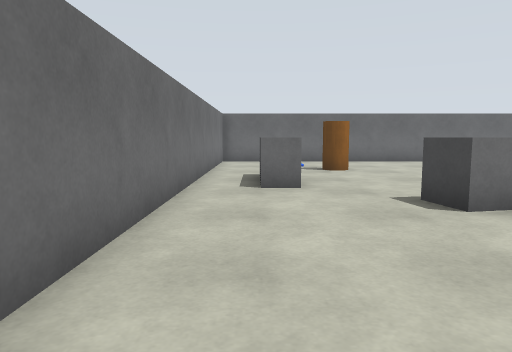
view 1 (above)

17 first-person views from a walk through a Gazebo world. The camera is 1 m above the floor, tilts 6° down and sees 70° across. The floor is counted in squares, 1 m on a side. Each view is taken from the middle of a square. On the plan, view 1 faces up. The plan holds only what a view shows up to about 13 squares ahead; the rest is blank. The place goes on beyond the plan.

view 2
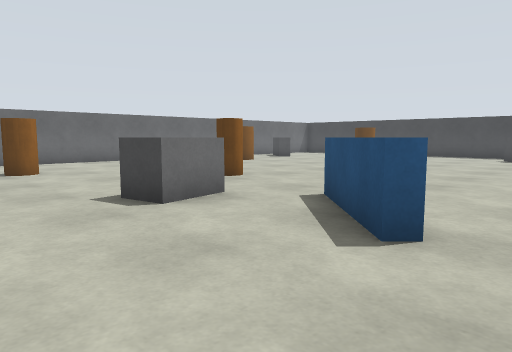

view 3
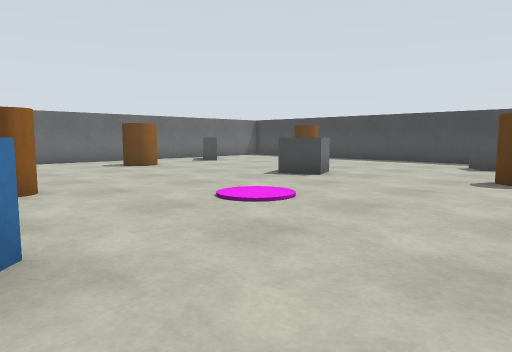

view 4
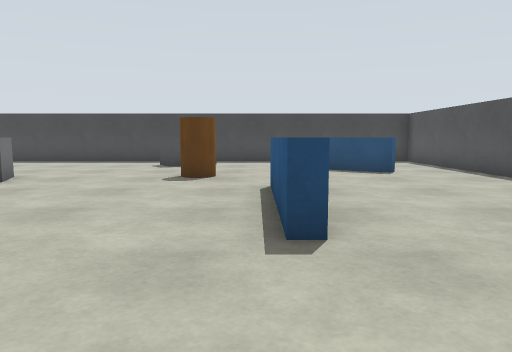

view 5
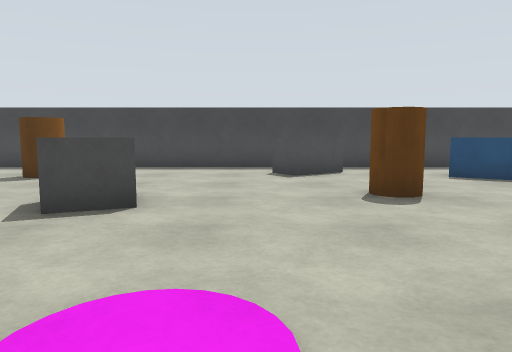

view 6
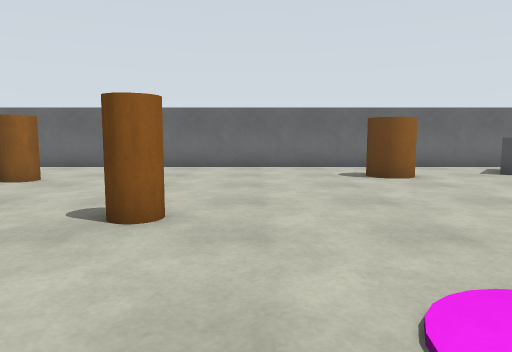

view 7
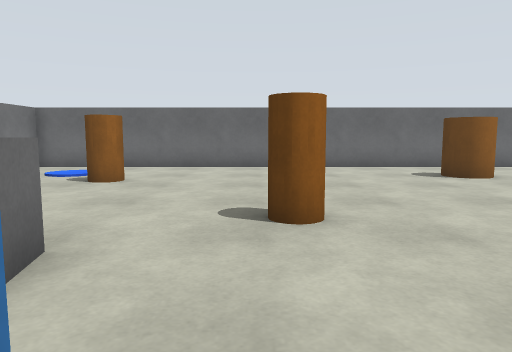

view 8
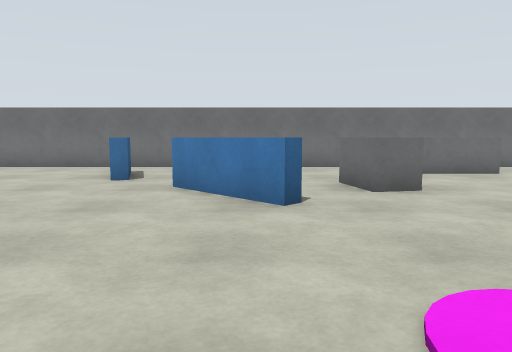

view 9
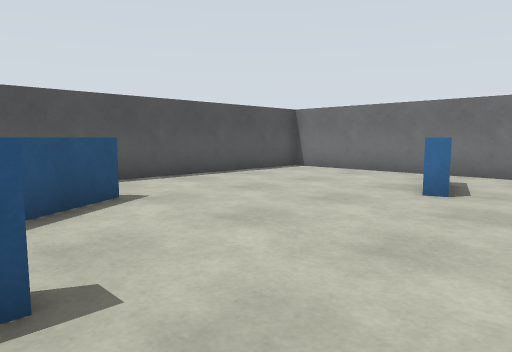

view 10
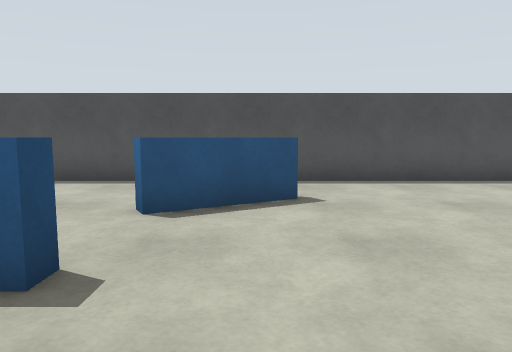

view 11
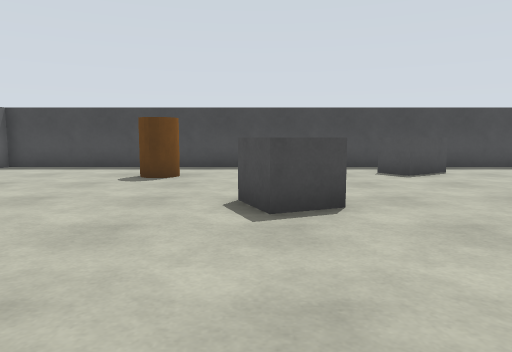

view 12
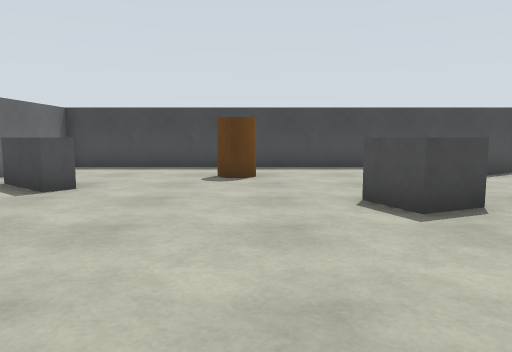

view 13
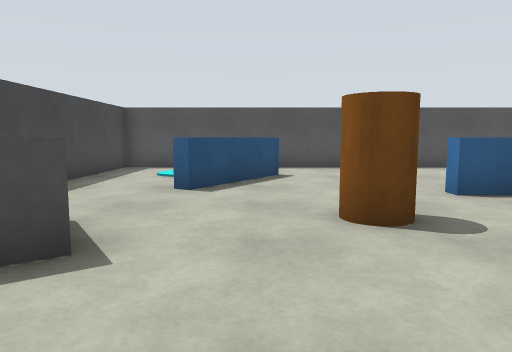

view 14
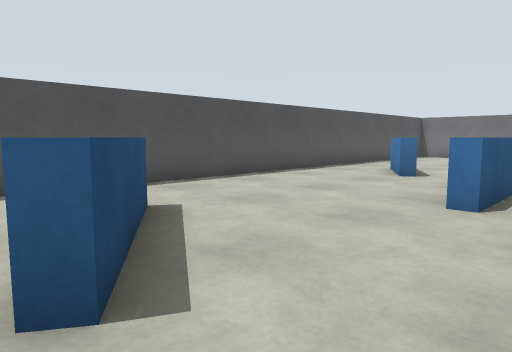

view 15
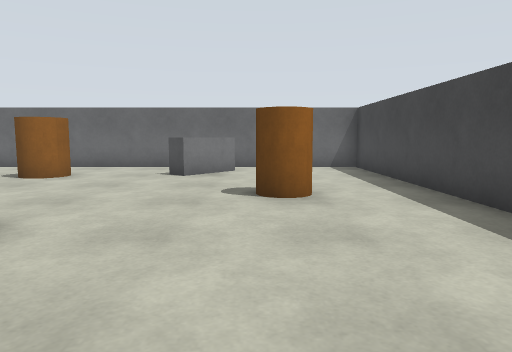

view 16
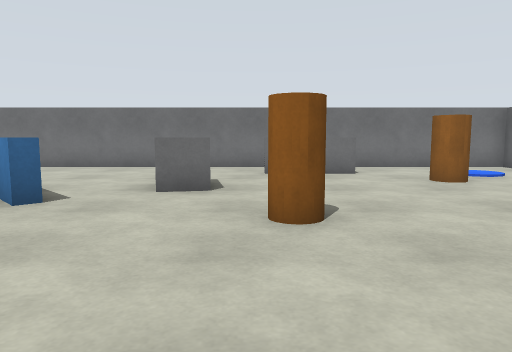

view 17
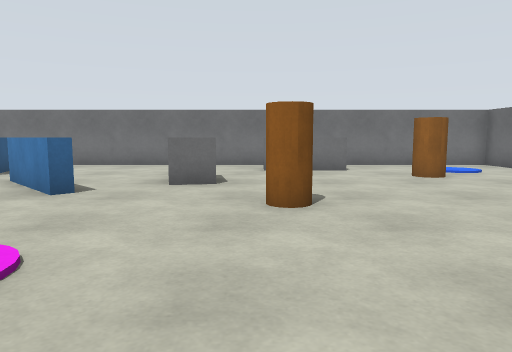

### Floor plan
Points are (right, up) in squares from view 1. A wall is a line through its corners. A room is listed if a view was taken in it or the views show most of it. See-through windows are left out.
Room 1 (views 1, 2, 3, 4, 5, 6, 7, 8, 9, 10, 11, 12, 13, 14, 15, 16, 17)
walls: (-1.2, -6.4) (20.4, -6.4) (20.4, 15.4) (-1.4, 15.4) (-1.4, -6.1)
low walls: (5.7, 3.4) (3.6, 1.3) (3.3, 1.6) (5.4, 3.7) (5.7, 3.4); (8.5, -0.8) (8.5, -0.3) (12.5, -0.3) (12.5, -0.8); (6.3, -4) (8.5, -2.7) (8.7, -3) (6.5, -4.3); (15.8, -4.1) (15.4, -3.9) (17.3, -0.9) (17.7, -1.2); (0.4, -0.6) (2.4, 0) (2.5, -0.4)
objects: grey box (0, 7) to (1, 9); brown cylinder (2, 11) to (3, 12); grey box (3, 5) to (4, 6); brown cylinder (6, 7) to (7, 8); brown cylinder (11, 12) to (12, 13); grey box (13, 6) to (14, 7); brown cylinder (14, 1) to (15, 2); grey box (15, 13) to (16, 14); brown cylinder (17, 9) to (18, 10); grey box (18, 2) to (19, 3)

Positions as (right, up) in squares from view 1, and headings:
1: (0, 0), facing up
2: (0, 0), facing up-right
3: (5, 0), facing up-right
4: (5, 0), facing right
5: (8, 4), facing right
6: (8, 3), facing up
7: (6, 3), facing up
8: (11, 3), facing left
9: (9, 2), facing down-left
10: (7, 2), facing down
11: (8, 7), facing right
12: (8, 9), facing right
13: (16, 6), facing down
14: (18, 1), facing down-left
15: (17, 3), facing up
16: (11, 7), facing left
17: (12, 7), facing left
